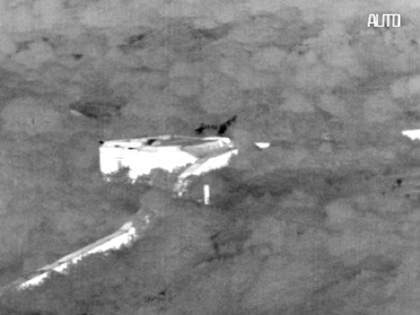
%> input picture 显著性检测/LC/1ir.png, 420 x 315 px, shrunk from 768 x 576 before the run
$ octave --eval "result = Object_salient_detect(imread('1ir.png'));"   (GNU Octave 9; MATLAB toolbox functions it lacks are replaced by stand-ins)
%> lines starting %> are read from the running program, lines starting %| are printed output that depends on the picture
function out = Object_salient_detect(I)
I = double(I)/255.;
img=uint8(255*I);
%> img is the input picture: size 315x420x3 uint8; min 0, max 255, mean 127.8
[count, x] = imhist(img);
%> count = 256 values, max 9147 at index 125, min 0 at index 24, mean 1550.4; x = 256 values from 0 to 255
Sal_Tab = zeros(256,1);
for j=0:255,
    for i=0:255,
    Sal_Tab(j+1) = Sal_Tab(j+1)+count(i+1)*abs(j-i);
    end
end
%> after the loop, Sal_Tab = 256 values, max 50705439 at index 1, min 7812825 at index 124, mean 26787902.3
out=zeros(size(img));
for i=0:255,
    out(img==i)=Sal_Tab(i+1);
end
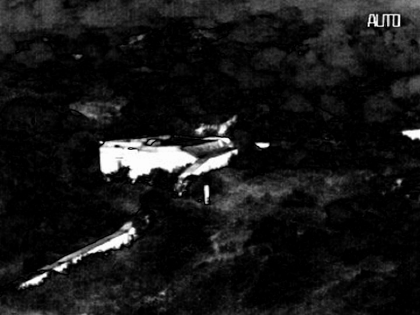
%> out: size 315x420x3 double; min 7812825, max 50705439, mean 11760290.5; drawn with min black and max white
out=mat2gray(out);
imshow(out);
end

$ run again, on 显著性检测/LC/1vis.png
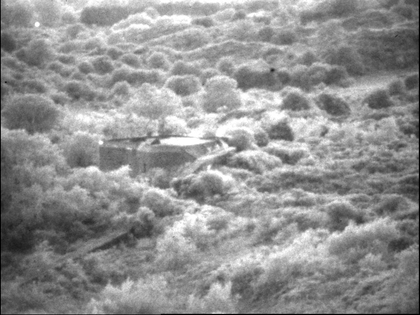
%> input picture 显著性检测/LC/1vis.png, 420 x 315 px, shrunk from 768 x 576 before the run
%> in Object_salient_detect, img is the input picture: size 315x420x3 uint8; min 0, max 255, mean 145
%> count = 256 values, max 3525 at index 133, min 6 at index 27, mean 1550.4; x = 256 values from 0 to 255
%> after the loop in Object_salient_detect, `for j=0:255,`: Sal_Tab = 256 values, max 57545304 at index 1, min 14509584 at index 144, mean 29066303.5
%> after the loop in Object_salient_detect, `for i=0:255,`:
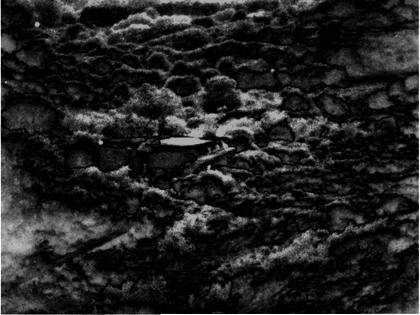
%> out: size 315x420x3 double; min 14509584, max 57545304, mean 20355048.6; drawn with min black and max white
